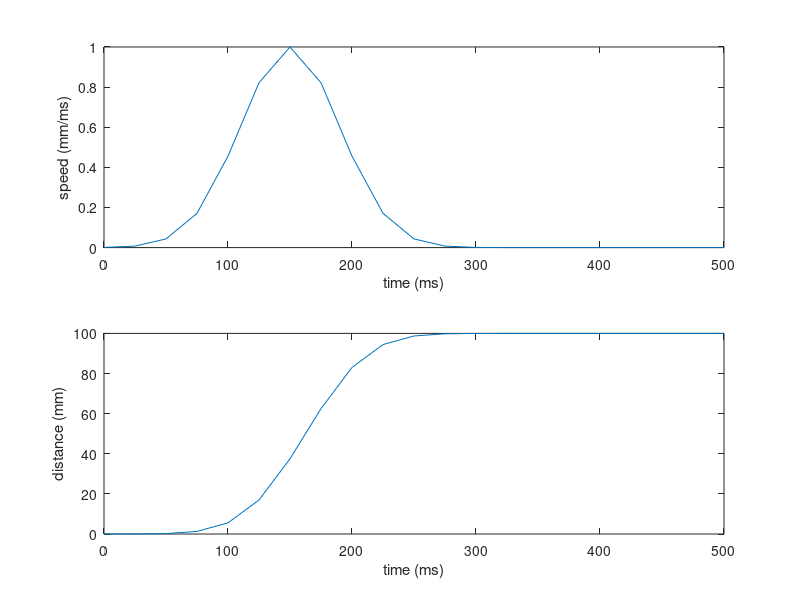
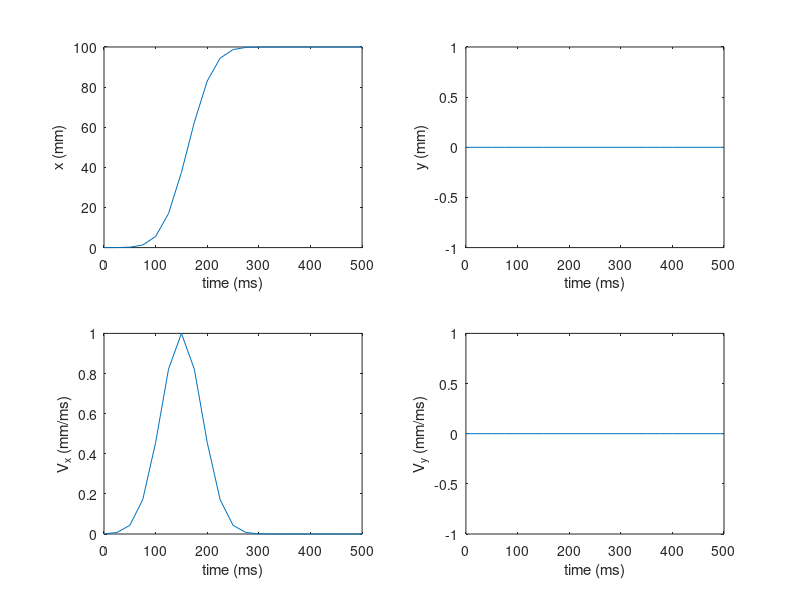

The MATLAB script that drew these images, in order: (Note: this script raises an error after producing the figures.)
clear; clc; clf; close all;

%% Set parameters 
    numCondTrials = 25;
    numNeurons = 96;
    ts = 25; %ms
    postureList = 1:2;
    targetList = 1:8;
    targetDist = 100; %mm
    reachTime = 500; %ms
    postureLocations = [0,0; 100,0];
    profileMode = 'bellVel';

%% Setup save dir   
    dirStr = 'C:\Users\pmari\OneDrive - University of Pittsburgh\Documents\Posture\Presentations\20211013 - moran model simulation\';

%% Create 1D position and velocity profiles
    time = 0:ts:reachTime;
    numSteps = size(time,2);
    
    switch profileMode
        case 'constVel'
            %Constant velocity
            velProf = (targetDist/reachTime)*ones(1,numSteps); %mm/ms
            posProf = zeros(1,numSteps);
            for i = 2:numSteps
               posProf(i) = posProf(i-1) + velProf(i-1)*ts; 
            end
        case 'bellVel'
            %Bell-shaped velocity profile
            a = pi/(targetDist^2);
            velProf = exp(-a*(time-150).^2); %mm/ms
            posProf = zeros(1,numSteps);
            for i = 2:numSteps
               posProf(i) = posProf(i-1) + velProf(i-1)*ts; 
            end
        case 'constVelStatPos'
            %Constant velocity; static position
            velProf = (targetDist/reachTime)*ones(1,numSteps); %mm/ms
            posProf = zeros(1,numSteps);
        case 'bellVelStatPos'
            %Bell-shaped velocity profile; static position
            a = pi/(targetDist^2);
            velProf = exp(-a*(time-150).^2); %mm/ms
            posProf = zeros(1,numSteps);
    end
    
    figure
    subplot(2,1,1)
        plot(time,velProf)
        xlabel('time (ms)')
        ylabel('speed (mm/ms)')
    subplot(2,1,2)
        plot(time,posProf)
        xlabel('time (ms)')
        ylabel('distance (mm)')
    close
        
%% Get position and velocity trajectories
    kinStruct = struct('posture',[],'target',[],'time',[],'position',[],'velocity',[]);
    structInd = 1;
    for posture = postureList
        for target = targetList
            theta = (target-1)*45;
            position = zeros(numSteps,2);
            velocity = zeros(numSteps,2);
            startPos = postureLocations(posture,:);   
            for i = 1:numSteps
                position(i,:) = startPos + [posProf(i)*cosd(theta), posProf(i)*sind(theta)];
                velocity(i,:) = [velProf(i)*cosd(theta), velProf(i)*sind(theta)];
            end
            kinStruct(structInd).posture = posture;
            kinStruct(structInd).target = target;
            kinStruct(structInd).time = time;
            kinStruct(structInd).position = position;
            kinStruct(structInd).velocity = velocity;
            structInd = structInd + 1;
        end
    end
    
    for posture = postureList
        for target = targetList
            time = kinStruct([kinStruct.posture]==posture & [kinStruct.target]==target).time;
            position = kinStruct([kinStruct.posture]==posture & [kinStruct.target]==target).position;
            velocity = kinStruct([kinStruct.posture]==posture & [kinStruct.target]==target).velocity;
            
            figure
            subplot(2,2,1)
                plot(time,position(:,1)); xlabel('time (ms)'); ylabel('x (mm)')
            subplot(2,2,2)
                plot(time,position(:,2)); xlabel('time (ms)'); ylabel('y (mm)')
            subplot(2,2,3)
                plot(time,velocity(:,1)); xlabel('time (ms)'); ylabel('V_x (mm/ms)')
            subplot(2,2,4)
                plot(time,velocity(:,2)); xlabel('time (ms)'); ylabel('V_y (mm/ms)')
            sgtitle([profileMode,' T',num2str(target),' P',num2str(posture)])
%             saveas(gcf,[dirStr,'Kinematics\',profileMode,' T',num2str(target),' P',num2str(posture),' kinematics.jpg'])
            close 
        end
    end
    
%% Generate Neuron Properties
    neuronStruct = struct('Bv',[],'Bp',[],'b0',[]);
    meanMagBv = 87.5*(ts/1000);
    stdMagBv = meanMagBv/5;
    meanMagBp = .2*(ts/1000);
    stdMagBp = meanMagBp/5;
    meanb0 = 22.5*(ts/1000);
    stdb0 = 5*(ts/1000);
    for neuron = 1:numNeurons
       %Preferred vel direction
       PD = randn(1,2);
       PD = PD./norm(PD);
       %Preferred pos direction
       PP = randn(1,2);
       PP = PP./norm(PP);
       %Vel mod depth
       Mv = normrnd(meanMagBv,stdMagBv);
       %Pos mod depth
       Mp = normrnd(meanMagBp,stdMagBp);
       %Baseline FR
       b0 = normrnd(meanb0,stdb0); 
       %Model params
       neuronStruct(neuron).Bv = Mv.*PD;
       neuronStruct(neuron).Bp = Mp.*PP;
       neuronStruct(neuron).b0 = b0;
    end

% %% PDs
%     figure('Position',[0 0 600 600])
%     color = [1 0 0];
%     for neuron = 1:numNeurons
%         Bv = neuronStruct(neuron).Bv;
%         quiver(0,0,Bv(1),Bv(2),'LineWidth',2,'Color',color)
%         hold on
%     end
%     sgtitle('Pref. Dirs scaled by Mod Depth')

%% Generate Data Struct 
    stateData = struct('stateNames',{},'stateTransitions',[]);
    Data = struct('trialNum',[],'trialName','','trialStatus',[],'targetData',[],'conditionData',[],'stateData',stateData);
    sortList = struct('channel',[],'sort',[]);
    for i = 1:numNeurons
       sortList(i).channel = i;
       sortList(i).sort = 'all';
    end
    structInd = 1;
    trialNum = 0;
    for posture = postureList
        for target = targetList
            velocity = kinStruct([kinStruct.posture]==posture & [kinStruct.target]==target).velocity;
            position = kinStruct([kinStruct.posture]==posture & [kinStruct.target]==target).position;            
            for trial = 1:numCondTrials
                allChannelSpikeBins = zeros(size(time,2),numNeurons);
                for neuron = 1:numNeurons
                    Bv = neuronStruct(neuron).Bv;
                    Bp = neuronStruct(neuron).Bp;
                    b0 = neuronStruct(neuron).b0;
                    noise = normrnd(0,.1,numSteps,1);
                    allChannelSpikeBins(:,neuron) = [velocity*Bv' + position*Bp' + b0] + noise;
                end
                Data(structInd).trialNum = trialNum + 1;
                Data(structInd).trialName = 'Center Out';
                Data(structInd).conditionData.postureID = posture;
                Data(structInd).targetData.targetID = target;
                Data(structInd).stateData(1).stateNames = {'Reach','Success'};
                Data(structInd).stateData(1).stateTransitions = [1,2;0,reachTime];
                Data(structInd).spikes.binTimes = time;
                Data(structInd).spikes.allChannelSpikeBins = allChannelSpikeBins;
                Data(structInd).spikes.sortList = sortList;
                structInd = structInd + 1;
            end
        end
    end
    
%% Get trajStruct
    trajFields = {'allChannelSmoothedFR'};
    trialInclStates = struct('trialName','','inclStates',[],'inclOccurrence',[]);
    condFields = {{'posture','conditionData','postureID'},{'target','targetData','targetID'}};
    trialInclStates(1).trialName = {'Center Out'};
    trialInclStates(1).inclStates = {'Reach'};
    trialInclStates(1).inclOccurrence = {'first'};
    trialInclStates(1).addTimeToBeginning = {0};
    trialInclStates(1).addTimeToEnd = {0};   
    trajStruct = getTrajStruct(Data,condFields,trajFields,trialInclStates,'matchConditions',true);

%% Get Postures, Targets, and Channels
    postureList = unique([trajStruct.posture]);
    targetList = unique([trajStruct.target]);
    numPostures = size(postureList,2);
    numTargets = size(targetList,2);
    numChannels = size(trajStruct(1).avgAllChannelSmoothedFR.traj,2);
    
%% Do PCA on condition averages
    %Vertically concatenate trial averages
    allAvgs = [];
    for i = 1:size(trajStruct,2)
        traj = trajStruct(i).avgAllChannelSmoothedFR.traj;
        allAvgs = vertcat(allAvgs,traj);
    end
    [coeff,score,latent,tsquared,explained,mu] = pca(allAvgs);
    
%% Do LDA on all data 
    postureList = unique([trajStruct.posture]);
    targetList = unique([trajStruct.target]);
    numPostures = size(postureList,2);
    numTargets = size(targetList,2);
    allTraj = []; allPostureLabels = []; allTargetLabels = [];
%     for i = 1:size(trajStruct,2)
%        target = trajStruct(i).target;
%        posture = trajStruct(i).posture;
%        numTraj = size(trajStruct(i).allAllChannelSmoothedFR,2);
%        for j = 1:numTraj
%             %Trajectory
%             traj = trajStruct(i).allAllChannelSmoothedFR(j).traj;
%             numSteps = size(traj,1);
%             allTraj = vertcat(allTraj,traj);
%             %Labels
%             trajTargetLabel = ones(numSteps,1).*target;
%             allTargetLabels = vertcat(allTargetLabels,trajTargetLabel);
%             trajPostureLabel = ones(numSteps,1).*posture;
%             allPostureLabels = vertcat(allPostureLabels,trajPostureLabel);
%         end
%     end

    
    for i = 1:size(trajStruct,2)
       target = trajStruct(i).target;
       posture = trajStruct(i).posture;
       numTraj = size(trajStruct(i).allAllChannelSmoothedFR,2);
       for j = 1:numTraj
            %Trajectory
            traj = trajStruct(i).allAllChannelSmoothedFR(j).traj;
            numSteps = size(traj,1);
            allTraj = vertcat(allTraj,traj(round(numSteps/2),:));
            %Labels
            trajTargetLabel = target;
            allTargetLabels = vertcat(allTargetLabels,trajTargetLabel);
            trajPostureLabel = posture;
            allPostureLabels = vertcat(allPostureLabels,trajPostureLabel);
        end
    end
    
    
    postureLDA = fisherLDA(allTraj, allPostureLabels);
    [postureLDA,~] = qr(postureLDA);
    postureLDA = postureLDA(:,1);
    
    targetLDA = fisherLDA(allTraj, allTargetLabels);
    [targetLDA,~] = qr(targetLDA);
    targetLDA = targetLDA(:,1:2);
%     postTargOrth = targetLDA;
    [postTargOrth,~] = qr([postureLDA(:,1),targetLDA(:,1:2)]);
    postTargOrth = postTargOrth(:,1:3);
    
%% Add projections to trajStruct
    for i = 1:size(trajStruct,2)
       trajStruct(i).avgPCA = (trajStruct(i).avgAllChannelSmoothedFR.traj-mu)*coeff;
       trajStruct(i).avgPostTargOrth = trajStruct(i).avgAllChannelSmoothedFR.traj*postTargOrth;
    end
    
%% Get Variance Explained in condition averages
    %Get total variance in condition averages
        totalVar = sum(var(allAvgs));
    %Get variance explained in each PCA dim
        pcaVarExpl = round((var((allAvgs-mu)*coeff)/totalVar)*100);
    %Get variance explained in each LDA dim
        ldaVarExpl = round((var(allAvgs*postTargOrth)/totalVar)*100);

%% Setup colormaps
    load('C:\Users\pmari\OneDrive - University of Pittsburgh\Documents\Matlab Repository\marino\Palettes\customSummer.mat');
    cmap = customSummer;
    load('C:\Users\pmari\OneDrive - University of Pittsburgh\Documents\Matlab Repository\marino\Palettes\customRainbow.mat');
    tcmap = customRainbow;

%% Plot PSTHs
    f = figure; f.Position = [5 5 1400 700];
    [ha, pos] = tight_subplot(8,8,0.05,0.05,.05);
    channelInd = 1;
    for channel = 1:64
       axes(ha(channelInd));
       %Populate Figure
       for target = targetList
           for posture = 1
                traj = trajStruct([trajStruct.posture]==posture & [trajStruct.target]==target).avgAllChannelSmoothedFR.traj;
                time = trajStruct([trajStruct.posture]==posture & [trajStruct.target]==target).avgAllChannelSmoothedFR.timestamps;
                hold on
                plot(time,traj(:,channel),'Color',tcmap(target,:),'LineWidth',2);
           end
       end
       channelInd = channelInd + 1;
       ax = gca;
       ax.TickDir = 'out';
       xticks([0 500])
       ylimits = ylim;
       if ylimits(1) > 0
           ax.YLim(1) = 0;
       end
       yticks([0 ylimits(2)])
       yticklabels({'0', [num2str(round(ylimits(2))),' Hz']})
       set(gca,'fontname','arial')
        xticklabels({'0','500 ms'})
    end
%     saveas(gcf,[dirStr,'PSTH\',profileMode,'.jpg'])

%% Preallocate posture tuning data 
    postureTuningData = struct('posture',[],'reachTuningData',[]);
    
%% Get tuningData
    postureList = unique([trajStruct.posture]);
    structInd = 1;
    for posture = postureList
        postureTuningData(structInd).posture = posture;
        tempTrajStruct = trajStruct([trajStruct.posture]==posture);
        % Get minimum number of trials satisfying criteria for each condition
        %Clear NANs
        %%%%%%%%%%%%%%%%%%%%%%%%%%%%%%%%%%%%%%%%%%%%%%
        minNumObs = zeros(1,size(tempTrajStruct,2));
        for i = 1:size(tempTrajStruct,2)
            minNumObs(i) = size(tempTrajStruct(i).allAllChannelSmoothedFR,2);
        end
        minNumObs = min(minNumObs);
        % Preallocate tuningData
        sortList = Data(1).spikes.sortList;
        numSorts = size(sortList,2);
        targetList = unique([tempTrajStruct.target]);
        numTargets = size(targetList,2);
        tuningData = struct('channel',nan,'sort',nan,'allData',nan(minNumObs,numTargets),'means',nan(1,numTargets),'SD',nan(1,numTargets),'MD',nan,'PD',nan,'b0',nan,'p',nan);
        tuningData = repmat(tuningData,numSorts,1);
        for i = 1:numSorts
            tuningData(i).channel = sortList(i).channel;
            tuningData(i).sort = sortList(i).sort;
        end
        % Get tuningData
        %allData
        targetInd = 1;
        for target = targetList
            targetData = tempTrajStruct([tempTrajStruct.target]==target);
            for trial = 1:minNumObs
                trialFR = mean(targetData.allAllChannelSmoothedFR(trial).traj(2:10,:));
                for sort = 1:numSorts
                    tuningData(sort).allData(trial,targetInd) = trialFR(sort);
                end
            end
            targetInd = targetInd + 1;
        end
        %mean and std
        for i = 1:size(tuningData,1)
           tuningData(i).means = nanmean(tuningData(i).allData);
           tuningData(i).SD = nanstd(tuningData(i).allData);
        end
        %Fit Tuning Curves
        targetAngles = transpose(45*(targetList-1)); 
        for sort = 1:numSorts
            y = nan(numTargets*minNumObs,1); x = nan(numTargets*minNumObs,3);
            for targetInd = 1:numTargets
                startRow = minNumObs*(targetInd-1)+1;
                endRow = startRow + minNumObs-1;
                y(startRow:endRow,1) = tuningData(sort).allData(:,targetInd);
                x(startRow:endRow,:) = [ones(minNumObs,1),ones(minNumObs,1)*sind(targetAngles(targetInd)),ones(minNumObs,1)*cosd(targetAngles(targetInd))];
            end
            [B,bint,r,rint,stats] = regress(y,x);
            b0 = B(1,1); b1 = B(2,1); b2 = B(3,1); p = stats(3);
            tuningData(sort).MD = sqrt(b1.^2 + b2.^2);
            PD = atan2d(b1,b2);
            if PD < 0
                PD = 360 - abs(PD);
            end
            tuningData(sort).PD= PD;
            tuningData(sort).b0 = b0;
            tuningData(sort).p = p;
        end
        postureTuningData(structInd).reachTuningData = tuningData;
        clearvars tuningData 
        structInd = structInd + 1;
    end
    
%% Plot PDs
    figure('Position',[0 0 600 600])
    color = [1 0 0];
    for neuron = 1:numNeurons
        PD = postureTuningData(1).reachTuningData(neuron).PD;
        MD = postureTuningData(1).reachTuningData(neuron).MD;
        Bv = [MD*cosd(PD),MD*sind(PD)];
        quiver(0,0,Bv(1),Bv(2),'LineWidth',2,'Color',color)
        hold on
    end
    sgtitle('Pref. Dirs scaled by Mod Depth')
%     saveas(gcf,[dirStr,'PDs\',profileMode,'.jpg'])
    close 
    
%% Plot tuning curves
    close all
    sigThreshold = 0.05;
    postureListInd = 1;
    for posture1 = postureList
       for posture2 = postureList(postureListInd+1:end)
        f = figure; f.Position = [10 10 700 800];
        [ha, pos] = tight_subplot(12,8,0,0,0);
        postureInd = 1;
        for posture = [posture1,posture2]
            tuningData = postureTuningData([postureTuningData.posture]==posture).reachTuningData;
            %Get posture color
            if postureInd == 1
                color = [0 0 1];
            elseif postureInd == 2
                color = [1 0 0];
            end
            %Plot TC's
            for sort = 1:numSorts   
                row = floor(sort/8)+1;
                col = sort - 8*(row-1); 
                channel = tuningData(sort).channel;
                axes(ha((row-1)*8 + col));
                avgFR = tuningData(sort).means;
                stdFR = tuningData(sort).SD;
                PD = tuningData(sort).PD;
                MD = tuningData(sort).MD;
                b0 = tuningData(sort).b0;
                p = tuningData(sort).p;
                Bfit = [b0;MD];
                angleSpan = [0:45:315]';
                x = [ones(8,1),cosd(angleSpan-PD)];
                cosFit = x*Bfit;
                if p < sigThreshold
                    plot(angleSpan,cosFit,'Color',color,'LineWidth',1.5)
                else
                    plot(angleSpan,cosFit,'--','Color',color,'LineWidth',1.5)
                end
                hold on
                postureTargetList = [trajStruct([trajStruct.posture]==posture).target];
                targetAngles = (postureTargetList-1)*45;
                plot(targetAngles,avgFR,'.','Color',color,'MarkerSize',5);
                xticks([])
                yticks([])
                if postureInd == 2
                    yl = ylim;
                    xl = xlim;
                    scale = 0.7;
                    ylRange = yl(2)-yl(1);
                    ylMid = (yl(2)+yl(1))/2;
                    lowerLabel = round(ylMid-(ylRange/2)*scale);
                    upperLabel = round(ylMid+(ylRange/2)*scale);
                    text(0,lowerLabel,num2str(lowerLabel),'FontSize',8)
                    text(0,upperLabel,num2str(upperLabel),'FontSize',8)
                    text(xl(1)+(xl(2)-xl(1))*.7,upperLabel,['Ch' ,num2str(channel)],'FontSize',8)
                end
            end
            postureInd = postureInd + 1;
        end
       end
       postureListInd = postureListInd + 1;
    end
%     saveas(gcf,[dirStr,'TuningCurves\',profileMode,'.jpg'])
    close

%% Plot in PCA    
    if size(postureList,2) == 2
        cmap = cmap([1,5],:);
    end
    %Top 3 PCA
    figure
    xDim = 1; yDim =2; zDim = 3;
    postureInd = 1;
    for posture = postureList
        for target = targetList
            traj = trajStruct(find([trajStruct.posture]==posture & [trajStruct.target]==target)).avgPCA;
            plot3(traj(:,xDim),traj(:,yDim),traj(:,zDim),'Color',cmap(posture,:),'LineWidth',2); 
            hold on
            plot3(traj(1,xDim),traj(1,yDim),traj(1,zDim),'.','Color',tcmap(target,:),'MarkerSize',20); 
            plot3(traj(5,xDim),traj(5,yDim),traj(5,zDim),'.','Color',tcmap(target,:),'MarkerSize',20); 
            plot3(traj(10,xDim),traj(10,yDim),traj(10,zDim),'.','Color',tcmap(target,:),'MarkerSize',20);  
        end
        postureInd = postureInd + 1;
    end
    xlabel(['PC ',num2str(xDim),' (',num2str(pcaVarExpl(xDim)),'%)']); ylabel(['PC ',num2str(yDim),' (',num2str(pcaVarExpl(yDim)),'%)']); zlabel(['PC ',num2str(zDim),' (',num2str(pcaVarExpl(zDim)),'%)']);
    grid on
    titleStr = ['Top 3 PC']; title(titleStr);
%     saveas(gcf,[dirStr,'PCA\',profileMode,'.jpg'])
%     saveas(gcf,[dirStr,'PCA\',profileMode,'.fig'])
    close 
    
%% Plot in LDA 
    %Post Targ Orth - Actual
    figure
    xDim = 1; yDim =2; zDim = 3;
    postureInd = 1;
    for posture = postureList
        for target = targetList
            traj = trajStruct(find([trajStruct.posture]==posture & [trajStruct.target]==target)).avgPostTargOrth;
            plot3(traj(:,xDim),traj(:,yDim),traj(:,zDim),'Color',cmap(posture,:),'LineWidth',2); 
            hold on
            plot3(traj(1,xDim),traj(1,yDim),traj(1,zDim),'.','Color',tcmap(target,:),'MarkerSize',20); 
            plot3(traj(5,xDim),traj(5,yDim),traj(5,zDim),'.','Color',tcmap(target,:),'MarkerSize',20); 
            plot3(traj(10,xDim),traj(10,yDim),traj(10,zDim),'.','Color',tcmap(target,:),'MarkerSize',20); 
        end
        postureInd = postureInd + 1;
    end
    xlabel(['Posture LDA1 (',num2str(ldaVarExpl(xDim)),'%)']); ylabel(['Target LDA1 (',num2str(ldaVarExpl(yDim)),'%)']); zlabel(['Target LDA2 (',num2str(ldaVarExpl(zDim)),'%)']);
    grid on
    titleStr = ['LDA']; title(titleStr);
%     saveas(gcf,[dirStr,task,'ActualLDA.fig'])
    saveas(gcf,[dirStr,'LDA\',profileMode,'.jpg'])
    saveas(gcf,[dirStr,'LDA\',profileMode,'.fig'])
    close 